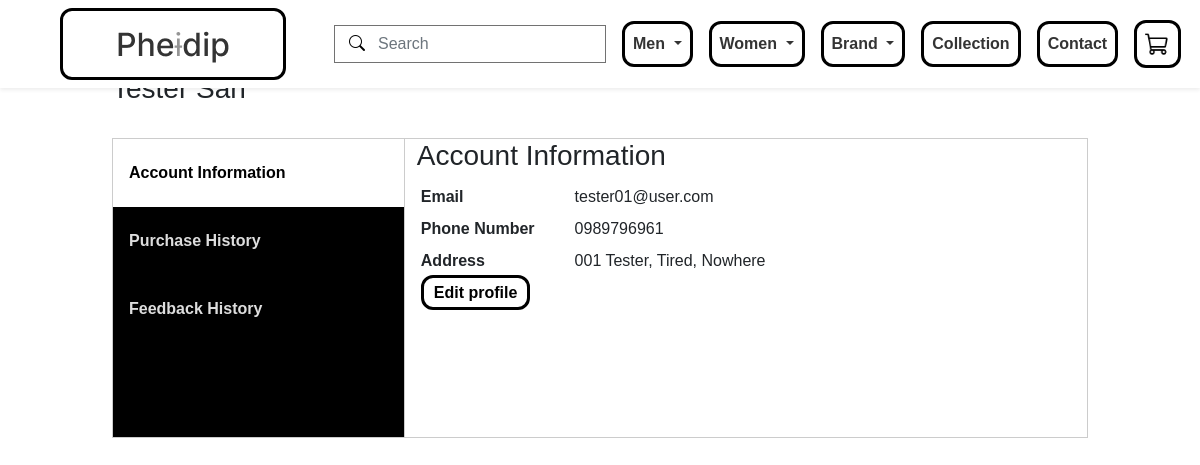
Page /userprofile.php (signed in) on the committed database.
### tables this page shows
CREATE TABLE `tbUser_Account` (
    `UserID` int NOT NULL AUTO_INCREMENT,
    `UserName` varchar(50) NOT NULL,
    `Password` varchar(50) NOT NULL,
    `FullName` varchar(100) NOT NULL,
    `Email` varchar(50) NOT NULL,
    `PhoneNumber` varchar(14) NOT NULL,
    `Status` boolean DEFAULT 1,
    PRIMARY KEY (UserID)
);

CREATE TABLE `tbDelivery_Address`(
    `AddressID` int NOT NULL AUTO_INCREMENT,
    `UserID` int NOT NULL,	
    `Address` text NOT NULL,
    `Is_default` boolean NOT NULL,
    PRIMARY KEY (AddressID)
);

### userprofile.php (the view, shortened to what this page needs)
<?php
if (isset($_SESSION["username"])) {
    $username = $_SESSION["username"];
} else {
    session_unset();
    session_write_close();
    $url = "./login.php";
    header("Location: $url");
}
include_once "php/DBConnect.php";
$query = "SELECT * FROM tbUser_Account WHERE username = '$username'";
$rs = mysqli_query($conn, $query);
$field = mysqli_fetch_array($rs);
$query1 = "SELECT * FROM tbDelivery_Address WHERE userid = '$field[0]'";
$rs1 = mysqli_query($conn, $query1);
include 'php/htmlHead.php';
include 'php/navigationBar.php';
?>
<link href="css/userprofile.css" type="text/css" rel="stylesheet" />
<div class="col-lg-10 col-md-10 col-sm-9 col-xs-12 container">
    <h2>Profile</h2>
    <h3><?= $field[3] ?></h3> <br>
    <div class="tab">
        <button class="tablinks" onclick="openCity(event, 'accountinfo')" id="defaultOpen">Account Information</button>
        <button class="tablinks" onclick="openCity(event, 'purchasehis')">Purchase History</button>
        <button class="tablinks" onclick="openCity(event, 'feedbackhis')">Feedback History</button>
    </div>
    <div id="accountinfo" class="tabcontent">
        <h3>Account Information</h3>
        <table class="table-sm">
            <tr>
                <th>Email</th>
                <td><?= $field[4] ?></td>
            </tr>
            <tr>
                <th>Phone Number&emsp;&emsp;</th>
                <td><?= $field[5] ?></td>
            </tr>
            <tr>
                <th style="vertical-align: top">Address</th>
                <td>
                    <?php
                    while ($field1 = mysqli_fetch_array($rs1)) :
                    ?>
                        <?= $field1[2] ?> <br>
                    <?php
                    endwhile;
                    ?>
                </td>
            </tr>
            <tr>
                <td>
                    <a href="editprofile.php?code=<?= $field[0] ?>">Edit profile</a>
                </td>
            </tr>
        </table>
    </div>
</div>
<?php
include 'php/htmlBody.php';
?>

### css/main.css (style rules this page uses)
* { box-sizing: border-box; }
body { font-family: sans-serif; }
html { overflow-y: scroll; }

### css/userprofile.css (style rules this page uses)
* { box-sizing: border-box }
.tab { float: left; border: 1px solid #ccc; background-color: black; width: 30%; height: 300px; }
.tab button { display: block; background-color: inherit; color: #ddd; padding: 22px 16px; width: 100%; border: none; outline: none; text-align: left; cursor: pointer; transition: 0.3s; font-weight: bold }
.tab button.active { background-color: white; color: black }
.tabcontent { float: left; padding: 0px 12px; border: 1px solid #ccc; width: 70%; border-left: none; height: 300px; }
a { color: black; text-decoration: none; border: solid black 3px; border-radius: 12px; padding: 6px 10px; font-weight: bold }

### rows in the picture
tbuser_account: FullName "Tester San", Email "tester01@user.com", PhoneNumber "0989796961"
tbdelivery_address: Address "001 Tester, Tired, Nowhere"
